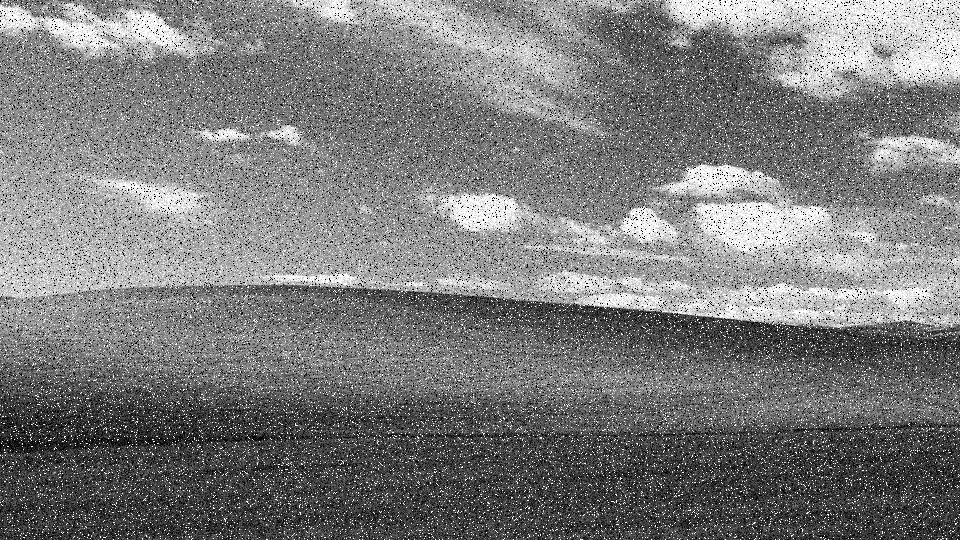
#> input picture Hw3/q3/broken.jpg, 960 x 540 px
$ python q3.py
#> lines starting #> are read from the running program, lines starting #| are printed output that depends on the picture
# Lian Natour, 207300443
# Mohammad Mhneha, 315649814

import numpy as np
import cv2
import matplotlib.pyplot as plt


def clean_Gaussian_noise_bilateral(im, radius, stdSpatial, stdIntensity):

    # Ensure the image is in float64 format
    im = im.astype(np.float64)

    # Apply padding to the image
    padded_image = np.pad(im, radius, mode='reflect')

    # Get the dimensions of the padded image
    padded_height, padded_width = padded_image.shape

    # Initialize the output image
    cleanIm = np.zeros_like(im)

    # Create spatial Gaussian kernel
    x, y = np.meshgrid(np.arange(-radius, radius + 1), np.arange(-radius, radius + 1))
    gs = np.exp(-(x ** 2 + y ** 2) / (2 * stdSpatial ** 2))

    # Iterate over each pixel in the original image
    for i in range(radius, padded_height - radius):
        for j in range(radius, padded_width - radius):
            # Extract the window centered around the pixel
            window = padded_image[i - radius:i + radius + 1, j - radius:j + radius + 1]

            # Compute intensity Gaussian
            gi = np.exp(-((window - padded_image[i, j]) ** 2) / (2 * stdIntensity ** 2))

            # Compute the bilateral filter response
            weights = gs * gi
            weights /= weights.sum()
            cleanIm[i - radius, j - radius] = np.sum(weights * window)

    # Convert the result back to uint8
    return cleanIm.astype(np.uint8)
from matplotlib import pyplot as plt

#Question 3 section a
# Define the paths
input_image_filename = "broken.jpg"
output_image_filename = "fixed_image_median_bilateral.jpg"

# Load the input image in grayscale
input_image = cv2.imread(input_image_filename, cv2.IMREAD_GRAYSCALE)
#> input_image is the input picture: shape (540, 960); min 0, max 255, mean 123.5
if input_image is None:
    raise FileNotFoundError("Input image not found.")

#Apply median blur to reduce noise
median_blurred = cv2.medianBlur(input_image, 5)  # Kernel size is 5
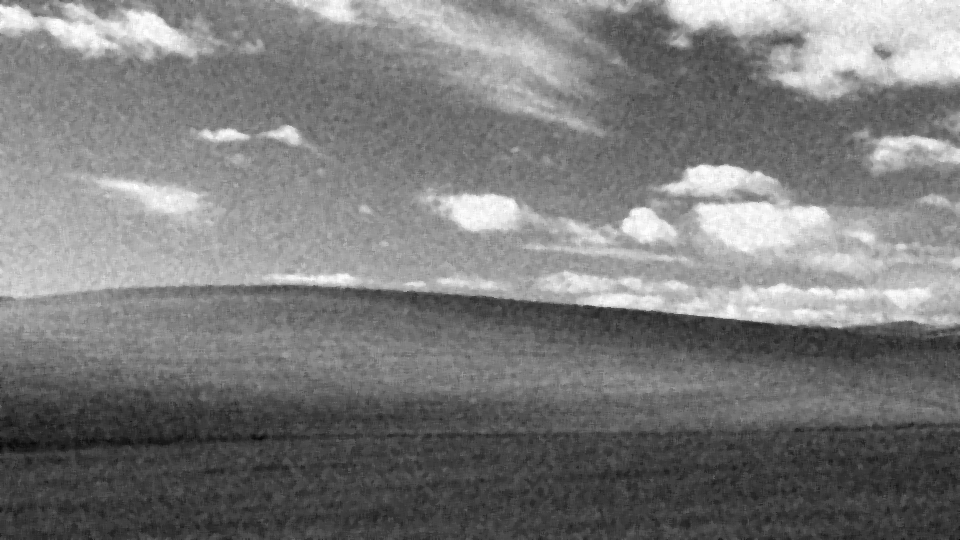
#> median_blurred: shape (540, 960); min 1, max 255, mean 123.2

#Apply a bilateral filter
bilateral_filtered = clean_Gaussian_noise_bilateral(median_blurred, 5, 75, 75)
#> in clean_Gaussian_noise_bilateral, `padded_image = np.pad(im, radius, mode='reflect')`:
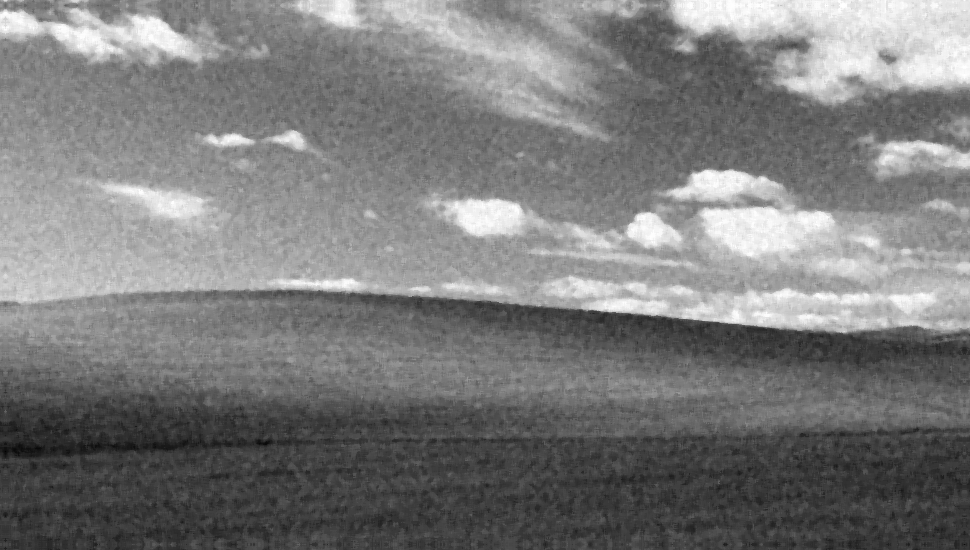
#> padded_image: shape (550, 970) float64; min 1, max 255, mean 123.3

# Save the resulting image
cv2.imwrite(output_image_filename, bilateral_filtered)
print(f"Filtered image saved as: {output_image_filename}")

#Question 3 section b
# Define the paths
noised_images_file = "noised_images.npy"
output_image_filename = "cleaned_image.jpg"

# Load the noised images
try:
    noised_images = np.load(noised_images_file)
    print(f"Loaded {noised_images.shape[0]} noised images of size {noised_images.shape[1:]} each.")
except FileNotFoundError:
#> (the run stopped early here; a loop or call above may not have finished)
